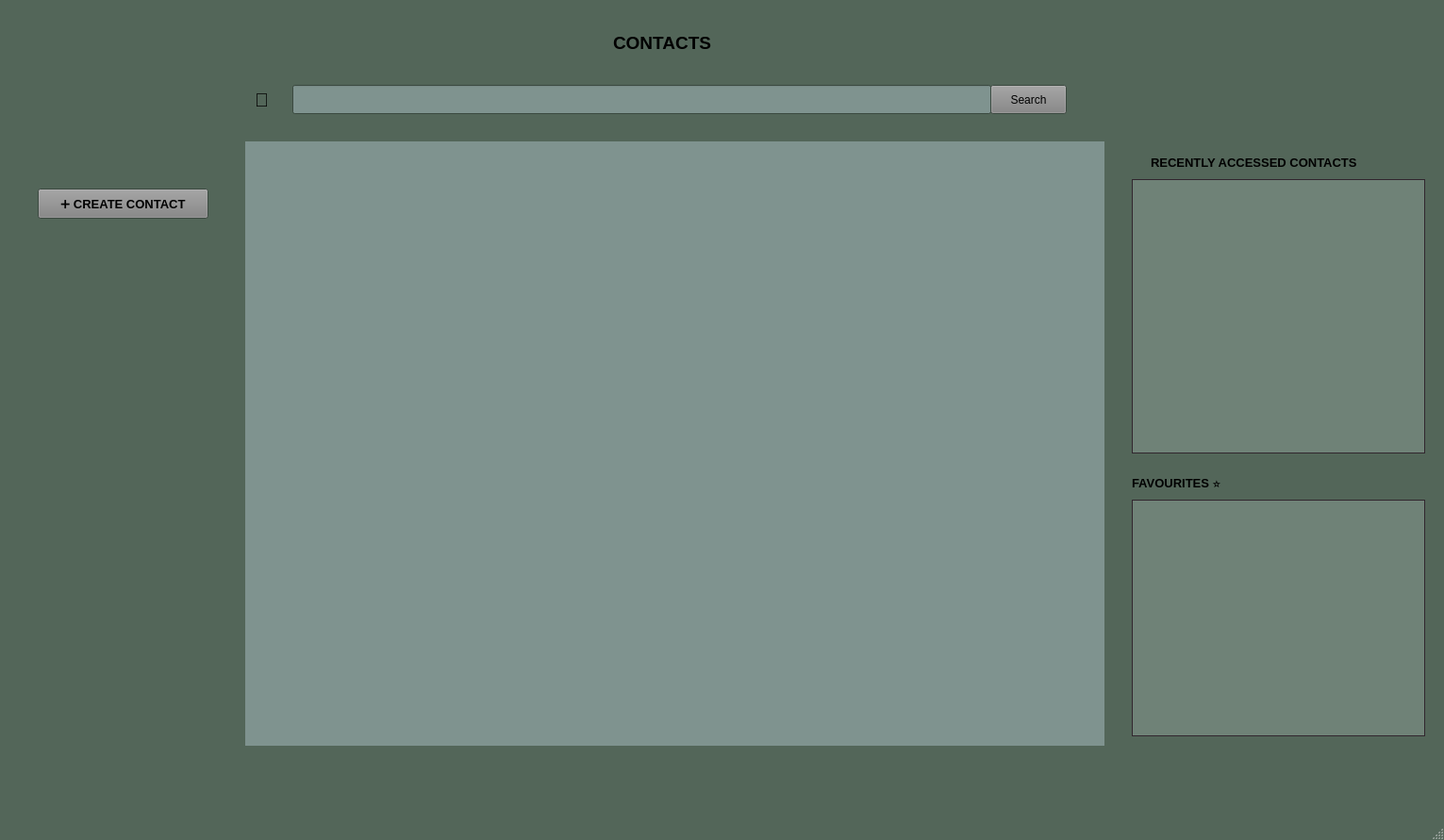
<?xml version="1.0" encoding="UTF-8"?>
<ui version="4.0">
 <class>MainWindow</class>
 <widget class="QMainWindow" name="MainWindow">
  <property name="geometry">
   <rect>
    <x>0</x>
    <y>0</y>
    <width>1531</width>
    <height>891</height>
   </rect>
  </property>
  <property name="palette">
   <palette>
    <active>
     <colorrole role="Window">
      <brush brushstyle="SolidPattern">
       <color alpha="255">
        <red>83</red>
        <green>102</green>
        <blue>89</blue>
       </color>
      </brush>
     </colorrole>
    </active>
    <inactive>
     <colorrole role="Window">
      <brush brushstyle="SolidPattern">
       <color alpha="255">
        <red>83</red>
        <green>102</green>
        <blue>89</blue>
       </color>
      </brush>
     </colorrole>
    </inactive>
    <disabled>
     <colorrole role="Base">
      <brush brushstyle="SolidPattern">
       <color alpha="255">
        <red>83</red>
        <green>102</green>
        <blue>89</blue>
       </color>
      </brush>
     </colorrole>
     <colorrole role="Window">
      <brush brushstyle="SolidPattern">
       <color alpha="255">
        <red>83</red>
        <green>102</green>
        <blue>89</blue>
       </color>
      </brush>
     </colorrole>
    </disabled>
   </palette>
  </property>
  <property name="windowTitle">
   <string>MainWindow</string>
  </property>
  <widget class="QWidget" name="centralwidget">
   <widget class="QTableView" name="recentlyAccessedContacts">
    <property name="geometry">
     <rect>
      <x>1200</x>
      <y>190</y>
      <width>311</width>
      <height>291</height>
     </rect>
    </property>
    <property name="palette">
     <palette>
      <active>
       <colorrole role="WindowText">
        <brush brushstyle="SolidPattern">
         <color alpha="255">
          <red>255</red>
          <green>255</green>
          <blue>255</blue>
         </color>
        </brush>
       </colorrole>
       <colorrole role="Button">
        <brush brushstyle="SolidPattern">
         <color alpha="255">
          <red>130</red>
          <green>130</green>
          <blue>130</blue>
         </color>
        </brush>
       </colorrole>
       <colorrole role="ButtonText">
        <brush brushstyle="SolidPattern">
         <color alpha="255">
          <red>255</red>
          <green>255</green>
          <blue>255</blue>
         </color>
        </brush>
       </colorrole>
       <colorrole role="Base">
        <brush brushstyle="SolidPattern">
         <color alpha="255">
          <red>111</red>
          <green>130</green>
          <blue>119</blue>
         </color>
        </brush>
       </colorrole>
       <colorrole role="Window">
        <brush brushstyle="SolidPattern">
         <color alpha="255">
          <red>64</red>
          <green>49</green>
          <blue>59</blue>
         </color>
        </brush>
       </colorrole>
      </active>
      <inactive>
       <colorrole role="WindowText">
        <brush brushstyle="SolidPattern">
         <color alpha="255">
          <red>255</red>
          <green>255</green>
          <blue>255</blue>
         </color>
        </brush>
       </colorrole>
       <colorrole role="Button">
        <brush brushstyle="SolidPattern">
         <color alpha="255">
          <red>130</red>
          <green>130</green>
          <blue>130</blue>
         </color>
        </brush>
       </colorrole>
       <colorrole role="ButtonText">
        <brush brushstyle="SolidPattern">
         <color alpha="255">
          <red>255</red>
          <green>255</green>
          <blue>255</blue>
         </color>
        </brush>
       </colorrole>
       <colorrole role="Base">
        <brush brushstyle="SolidPattern">
         <color alpha="255">
          <red>111</red>
          <green>130</green>
          <blue>119</blue>
         </color>
        </brush>
       </colorrole>
       <colorrole role="Window">
        <brush brushstyle="SolidPattern">
         <color alpha="255">
          <red>64</red>
          <green>49</green>
          <blue>59</blue>
         </color>
        </brush>
       </colorrole>
      </inactive>
      <disabled>
       <colorrole role="Button">
        <brush brushstyle="SolidPattern">
         <color alpha="255">
          <red>130</red>
          <green>130</green>
          <blue>130</blue>
         </color>
        </brush>
       </colorrole>
       <colorrole role="Base">
        <brush brushstyle="SolidPattern">
         <color alpha="255">
          <red>64</red>
          <green>49</green>
          <blue>59</blue>
         </color>
        </brush>
       </colorrole>
       <colorrole role="Window">
        <brush brushstyle="SolidPattern">
         <color alpha="255">
          <red>64</red>
          <green>49</green>
          <blue>59</blue>
         </color>
        </brush>
       </colorrole>
      </disabled>
     </palette>
    </property>
   </widget>
   <widget class="QPushButton" name="newContact">
    <property name="geometry">
     <rect>
      <x>40</x>
      <y>200</y>
      <width>181</width>
      <height>32</height>
     </rect>
    </property>
    <property name="palette">
     <palette>
      <active>
       <colorrole role="Button">
        <brush brushstyle="SolidPattern">
         <color alpha="255">
          <red>130</red>
          <green>130</green>
          <blue>130</blue>
         </color>
        </brush>
       </colorrole>
      </active>
      <inactive>
       <colorrole role="Button">
        <brush brushstyle="SolidPattern">
         <color alpha="255">
          <red>130</red>
          <green>130</green>
          <blue>130</blue>
         </color>
        </brush>
       </colorrole>
      </inactive>
      <disabled>
       <colorrole role="Button">
        <brush brushstyle="SolidPattern">
         <color alpha="255">
          <red>130</red>
          <green>130</green>
          <blue>130</blue>
         </color>
        </brush>
       </colorrole>
      </disabled>
     </palette>
    </property>
    <property name="font">
     <font>
      <pointsize>10</pointsize>
      <bold>true</bold>
     </font>
    </property>
    <property name="text">
     <string>➕ CREATE CONTACT</string>
    </property>
   </widget>
   <widget class="QTableView" name="tableView">
    <property name="geometry">
     <rect>
      <x>260</x>
      <y>150</y>
      <width>911</width>
      <height>641</height>
     </rect>
    </property>
    <property name="palette">
     <palette>
      <active>
       <colorrole role="WindowText">
        <brush brushstyle="SolidPattern">
         <color alpha="255">
          <red>31</red>
          <green>31</green>
          <blue>31</blue>
         </color>
        </brush>
       </colorrole>
       <colorrole role="Button">
        <brush brushstyle="SolidPattern">
         <color alpha="255">
          <red>114</red>
          <green>68</green>
          <blue>71</blue>
         </color>
        </brush>
       </colorrole>
       <colorrole role="Light">
        <brush brushstyle="SolidPattern">
         <color alpha="255">
          <red>100</red>
          <green>69</green>
          <blue>77</blue>
         </color>
        </brush>
       </colorrole>
       <colorrole role="Midlight">
        <brush brushstyle="SolidPattern">
         <color alpha="255">
          <red>100</red>
          <green>69</green>
          <blue>77</blue>
         </color>
        </brush>
       </colorrole>
       <colorrole role="Dark">
        <brush brushstyle="SolidPattern">
         <color alpha="255">
          <red>100</red>
          <green>69</green>
          <blue>77</blue>
         </color>
        </brush>
       </colorrole>
       <colorrole role="Mid">
        <brush brushstyle="SolidPattern">
         <color alpha="255">
          <red>100</red>
          <green>69</green>
          <blue>77</blue>
         </color>
        </brush>
       </colorrole>
       <colorrole role="Text">
        <brush brushstyle="SolidPattern">
         <color alpha="255">
          <red>0</red>
          <green>0</green>
          <blue>0</blue>
         </color>
        </brush>
       </colorrole>
       <colorrole role="ButtonText">
        <brush brushstyle="SolidPattern">
         <color alpha="255">
          <red>0</red>
          <green>0</green>
          <blue>0</blue>
         </color>
        </brush>
       </colorrole>
       <colorrole role="Base">
        <brush brushstyle="SolidPattern">
         <color alpha="255">
          <red>127</red>
          <green>147</green>
          <blue>143</blue>
         </color>
        </brush>
       </colorrole>
       <colorrole role="HighlightedText">
        <brush brushstyle="SolidPattern">
         <color alpha="255">
          <red>100</red>
          <green>69</green>
          <blue>77</blue>
         </color>
        </brush>
       </colorrole>
       <colorrole role="AlternateBase">
        <brush brushstyle="SolidPattern">
         <color alpha="255">
          <red>100</red>
          <green>69</green>
          <blue>77</blue>
         </color>
        </brush>
       </colorrole>
       <colorrole role="ToolTipBase">
        <brush brushstyle="SolidPattern">
         <color alpha="255">
          <red>100</red>
          <green>69</green>
          <blue>77</blue>
         </color>
        </brush>
       </colorrole>
      </active>
      <inactive>
       <colorrole role="WindowText">
        <brush brushstyle="SolidPattern">
         <color alpha="255">
          <red>31</red>
          <green>31</green>
          <blue>31</blue>
         </color>
        </brush>
       </colorrole>
       <colorrole role="Button">
        <brush brushstyle="SolidPattern">
         <color alpha="255">
          <red>114</red>
          <green>68</green>
          <blue>71</blue>
         </color>
        </brush>
       </colorrole>
       <colorrole role="Light">
        <brush brushstyle="SolidPattern">
         <color alpha="255">
          <red>100</red>
          <green>69</green>
          <blue>77</blue>
         </color>
        </brush>
       </colorrole>
       <colorrole role="Midlight">
        <brush brushstyle="SolidPattern">
         <color alpha="255">
          <red>100</red>
          <green>69</green>
          <blue>77</blue>
         </color>
        </brush>
       </colorrole>
       <colorrole role="Dark">
        <brush brushstyle="SolidPattern">
         <color alpha="255">
          <red>100</red>
          <green>69</green>
          <blue>77</blue>
         </color>
        </brush>
       </colorrole>
       <colorrole role="Mid">
        <brush brushstyle="SolidPattern">
         <color alpha="255">
          <red>100</red>
          <green>69</green>
          <blue>77</blue>
         </color>
        </brush>
       </colorrole>
       <colorrole role="Text">
        <brush brushstyle="SolidPattern">
         <color alpha="255">
          <red>0</red>
          <green>0</green>
          <blue>0</blue>
         </color>
        </brush>
       </colorrole>
       <colorrole role="ButtonText">
        <brush brushstyle="SolidPattern">
         <color alpha="255">
          <red>0</red>
          <green>0</green>
          <blue>0</blue>
         </color>
        </brush>
       </colorrole>
       <colorrole role="Base">
        <brush brushstyle="SolidPattern">
         <color alpha="255">
          <red>127</red>
          <green>147</green>
          <blue>143</blue>
         </color>
        </brush>
       </colorrole>
       <colorrole role="HighlightedText">
        <brush brushstyle="SolidPattern">
         <color alpha="255">
          <red>100</red>
          <green>69</green>
          <blue>77</blue>
         </color>
        </brush>
       </colorrole>
       <colorrole role="AlternateBase">
        <brush brushstyle="SolidPattern">
         <color alpha="255">
          <red>100</red>
          <green>69</green>
          <blue>77</blue>
         </color>
        </brush>
       </colorrole>
       <colorrole role="ToolTipBase">
        <brush brushstyle="SolidPattern">
         <color alpha="255">
          <red>100</red>
          <green>69</green>
          <blue>77</blue>
         </color>
        </brush>
       </colorrole>
      </inactive>
      <disabled>
       <colorrole role="WindowText">
        <brush brushstyle="SolidPattern">
         <color alpha="255">
          <red>100</red>
          <green>69</green>
          <blue>77</blue>
         </color>
        </brush>
       </colorrole>
       <colorrole role="Button">
        <brush brushstyle="SolidPattern">
         <color alpha="255">
          <red>114</red>
          <green>68</green>
          <blue>71</blue>
         </color>
        </brush>
       </colorrole>
       <colorrole role="Light">
        <brush brushstyle="SolidPattern">
         <color alpha="255">
          <red>100</red>
          <green>69</green>
          <blue>77</blue>
         </color>
        </brush>
       </colorrole>
       <colorrole role="Midlight">
        <brush brushstyle="SolidPattern">
         <color alpha="255">
          <red>100</red>
          <green>69</green>
          <blue>77</blue>
         </color>
        </brush>
       </colorrole>
       <colorrole role="Dark">
        <brush brushstyle="SolidPattern">
         <color alpha="255">
          <red>100</red>
          <green>69</green>
          <blue>77</blue>
         </color>
        </brush>
       </colorrole>
       <colorrole role="Mid">
        <brush brushstyle="SolidPattern">
         <color alpha="255">
          <red>100</red>
          <green>69</green>
          <blue>77</blue>
         </color>
        </brush>
       </colorrole>
       <colorrole role="Text">
        <brush brushstyle="SolidPattern">
         <color alpha="255">
          <red>100</red>
          <green>69</green>
          <blue>77</blue>
         </color>
        </brush>
       </colorrole>
       <colorrole role="ButtonText">
        <brush brushstyle="SolidPattern">
         <color alpha="255">
          <red>100</red>
          <green>69</green>
          <blue>77</blue>
         </color>
        </brush>
       </colorrole>
       <colorrole role="HighlightedText">
        <brush brushstyle="SolidPattern">
         <color alpha="255">
          <red>100</red>
          <green>69</green>
          <blue>77</blue>
         </color>
        </brush>
       </colorrole>
       <colorrole role="AlternateBase">
        <brush brushstyle="SolidPattern">
         <color alpha="255">
          <red>100</red>
          <green>69</green>
          <blue>77</blue>
         </color>
        </brush>
       </colorrole>
       <colorrole role="ToolTipBase">
        <brush brushstyle="SolidPattern">
         <color alpha="255">
          <red>100</red>
          <green>69</green>
          <blue>77</blue>
         </color>
        </brush>
       </colorrole>
      </disabled>
     </palette>
    </property>
    <property name="font">
     <font>
      <pointsize>11</pointsize>
      <bold>false</bold>
      <kerning>true</kerning>
     </font>
    </property>
    <property name="autoFillBackground">
     <bool>true</bool>
    </property>
    <property name="frameShape">
     <enum>QFrame::NoFrame</enum>
    </property>
    <property name="frameShadow">
     <enum>QFrame::Plain</enum>
    </property>
    <property name="lineWidth">
     <number>0</number>
    </property>
    <property name="midLineWidth">
     <number>0</number>
    </property>
    <property name="editTriggers">
     <set>QAbstractItemView::NoEditTriggers</set>
    </property>
    <property name="gridStyle">
     <enum>Qt::DashDotLine</enum>
    </property>
    <property name="cornerButtonEnabled">
     <bool>false</bool>
    </property>
   </widget>
   <widget class="QLabel" name="Title">
    <property name="geometry">
     <rect>
      <x>650</x>
      <y>30</y>
      <width>121</width>
      <height>31</height>
     </rect>
    </property>
    <property name="palette">
     <palette>
      <active>
       <colorrole role="WindowText">
        <brush brushstyle="SolidPattern">
         <color alpha="255">
          <red>0</red>
          <green>0</green>
          <blue>0</blue>
         </color>
        </brush>
       </colorrole>
       <colorrole role="ButtonText">
        <brush brushstyle="SolidPattern">
         <color alpha="255">
          <red>255</red>
          <green>255</green>
          <blue>255</blue>
         </color>
        </brush>
       </colorrole>
       <colorrole role="Base">
        <brush brushstyle="SolidPattern">
         <color alpha="255">
          <red>255</red>
          <green>255</green>
          <blue>255</blue>
         </color>
        </brush>
       </colorrole>
      </active>
      <inactive>
       <colorrole role="WindowText">
        <brush brushstyle="SolidPattern">
         <color alpha="255">
          <red>0</red>
          <green>0</green>
          <blue>0</blue>
         </color>
        </brush>
       </colorrole>
       <colorrole role="ButtonText">
        <brush brushstyle="SolidPattern">
         <color alpha="255">
          <red>255</red>
          <green>255</green>
          <blue>255</blue>
         </color>
        </brush>
       </colorrole>
       <colorrole role="Base">
        <brush brushstyle="SolidPattern">
         <color alpha="255">
          <red>255</red>
          <green>255</green>
          <blue>255</blue>
         </color>
        </brush>
       </colorrole>
      </inactive>
      <disabled/>
     </palette>
    </property>
    <property name="font">
     <font>
      <pointsize>14</pointsize>
      <bold>true</bold>
     </font>
    </property>
    <property name="text">
     <string>CONTACTS</string>
    </property>
    <property name="scaledContents">
     <bool>false</bool>
    </property>
   </widget>
   <widget class="QPushButton" name="search">
    <property name="geometry">
     <rect>
      <x>1050</x>
      <y>90</y>
      <width>81</width>
      <height>31</height>
     </rect>
    </property>
    <property name="palette">
     <palette>
      <active>
       <colorrole role="Button">
        <brush brushstyle="SolidPattern">
         <color alpha="255">
          <red>130</red>
          <green>130</green>
          <blue>130</blue>
         </color>
        </brush>
       </colorrole>
      </active>
      <inactive>
       <colorrole role="Button">
        <brush brushstyle="SolidPattern">
         <color alpha="255">
          <red>130</red>
          <green>130</green>
          <blue>130</blue>
         </color>
        </brush>
       </colorrole>
      </inactive>
      <disabled>
       <colorrole role="Button">
        <brush brushstyle="SolidPattern">
         <color alpha="255">
          <red>130</red>
          <green>130</green>
          <blue>130</blue>
         </color>
        </brush>
       </colorrole>
      </disabled>
     </palette>
    </property>
    <property name="text">
     <string>Search</string>
    </property>
   </widget>
   <widget class="QLabel" name="searchSymbol">
    <property name="geometry">
     <rect>
      <x>270</x>
      <y>90</y>
      <width>31</width>
      <height>31</height>
     </rect>
    </property>
    <property name="minimumSize">
     <size>
      <width>0</width>
      <height>20</height>
     </size>
    </property>
    <property name="font">
     <font>
      <pointsize>15</pointsize>
      <bold>false</bold>
     </font>
    </property>
    <property name="text">
     <string>🔎</string>
    </property>
    <property name="textFormat">
     <enum>Qt::PlainText</enum>
    </property>
   </widget>
   <widget class="QLabel" name="recentlyAccessedLabel_2">
    <property name="geometry">
     <rect>
      <x>1200</x>
      <y>500</y>
      <width>131</width>
      <height>24</height>
     </rect>
    </property>
    <property name="palette">
     <palette>
      <active>
       <colorrole role="WindowText">
        <brush brushstyle="SolidPattern">
         <color alpha="255">
          <red>0</red>
          <green>0</green>
          <blue>0</blue>
         </color>
        </brush>
       </colorrole>
       <colorrole role="ButtonText">
        <brush brushstyle="SolidPattern">
         <color alpha="255">
          <red>255</red>
          <green>255</green>
          <blue>255</blue>
         </color>
        </brush>
       </colorrole>
       <colorrole role="Base">
        <brush brushstyle="SolidPattern">
         <color alpha="255">
          <red>255</red>
          <green>255</green>
          <blue>255</blue>
         </color>
        </brush>
       </colorrole>
      </active>
      <inactive>
       <colorrole role="WindowText">
        <brush brushstyle="SolidPattern">
         <color alpha="255">
          <red>0</red>
          <green>0</green>
          <blue>0</blue>
         </color>
        </brush>
       </colorrole>
       <colorrole role="ButtonText">
        <brush brushstyle="SolidPattern">
         <color alpha="255">
          <red>255</red>
          <green>255</green>
          <blue>255</blue>
         </color>
        </brush>
       </colorrole>
       <colorrole role="Base">
        <brush brushstyle="SolidPattern">
         <color alpha="255">
          <red>255</red>
          <green>255</green>
          <blue>255</blue>
         </color>
        </brush>
       </colorrole>
      </inactive>
      <disabled/>
     </palette>
    </property>
    <property name="font">
     <font>
      <pointsize>10</pointsize>
      <bold>true</bold>
     </font>
    </property>
    <property name="text">
     <string>FAVOURITES ⭐</string>
    </property>
   </widget>
   <widget class="QPushButton" name="showAllContacts">
    <property name="geometry">
     <rect>
      <x>260</x>
      <y>150</y>
      <width>31</width>
      <height>16</height>
     </rect>
    </property>
    <property name="palette">
     <palette>
      <active>
       <colorrole role="WindowText">
        <brush brushstyle="SolidPattern">
         <color alpha="255">
          <red>102</red>
          <green>66</green>
          <blue>67</blue>
         </color>
        </brush>
       </colorrole>
       <colorrole role="Button">
        <brush brushstyle="SolidPattern">
         <color alpha="255">
          <red>130</red>
          <green>130</green>
          <blue>130</blue>
         </color>
        </brush>
       </colorrole>
       <colorrole role="Text">
        <brush brushstyle="SolidPattern">
         <color alpha="255">
          <red>102</red>
          <green>66</green>
          <blue>67</blue>
         </color>
        </brush>
       </colorrole>
       <colorrole role="ButtonText">
        <brush brushstyle="SolidPattern">
         <color alpha="255">
          <red>102</red>
          <green>66</green>
          <blue>67</blue>
         </color>
        </brush>
       </colorrole>
       <colorrole role="Base">
        <brush brushstyle="SolidPattern">
         <color alpha="255">
          <red>160</red>
          <green>149</green>
          <blue>165</blue>
         </color>
        </brush>
       </colorrole>
       <colorrole role="HighlightedText">
        <brush brushstyle="SolidPattern">
         <color alpha="255">
          <red>102</red>
          <green>66</green>
          <blue>67</blue>
         </color>
        </brush>
       </colorrole>
      </active>
      <inactive>
       <colorrole role="WindowText">
        <brush brushstyle="SolidPattern">
         <color alpha="255">
          <red>102</red>
          <green>66</green>
          <blue>67</blue>
         </color>
        </brush>
       </colorrole>
       <colorrole role="Button">
        <brush brushstyle="SolidPattern">
         <color alpha="255">
          <red>130</red>
          <green>130</green>
          <blue>130</blue>
         </color>
        </brush>
       </colorrole>
       <colorrole role="Text">
        <brush brushstyle="SolidPattern">
         <color alpha="255">
          <red>102</red>
          <green>66</green>
          <blue>67</blue>
         </color>
        </brush>
       </colorrole>
       <colorrole role="ButtonText">
        <brush brushstyle="SolidPattern">
         <color alpha="255">
          <red>102</red>
          <green>66</green>
          <blue>67</blue>
         </color>
        </brush>
       </colorrole>
       <colorrole role="Base">
        <brush brushstyle="SolidPattern">
         <color alpha="255">
          <red>160</red>
          <green>149</green>
          <blue>165</blue>
         </color>
        </brush>
       </colorrole>
       <colorrole role="HighlightedText">
        <brush brushstyle="SolidPattern">
         <color alpha="255">
          <red>102</red>
          <green>66</green>
          <blue>67</blue>
         </color>
        </brush>
       </colorrole>
      </inactive>
      <disabled>
       <colorrole role="Button">
        <brush brushstyle="SolidPattern">
         <color alpha="255">
          <red>130</red>
          <green>130</green>
          <blue>130</blue>
         </color>
        </brush>
       </colorrole>
       <colorrole role="HighlightedText">
        <brush brushstyle="SolidPattern">
         <color alpha="255">
          <red>102</red>
          <green>66</green>
          <blue>67</blue>
         </color>
        </brush>
       </colorrole>
      </disabled>
     </palette>
    </property>
    <property name="font">
     <font>
      <pointsize>7</pointsize>
     </font>
    </property>
    <property name="text">
     <string/>
    </property>
   </widget>
   <widget class="QTableView" name="favouriteContactsTable">
    <property name="geometry">
     <rect>
      <x>1200</x>
      <y>530</y>
      <width>311</width>
      <height>251</height>
     </rect>
    </property>
    <property name="palette">
     <palette>
      <active>
       <colorrole role="WindowText">
        <brush brushstyle="SolidPattern">
         <color alpha="255">
          <red>255</red>
          <green>255</green>
          <blue>255</blue>
         </color>
        </brush>
       </colorrole>
       <colorrole role="Button">
        <brush brushstyle="SolidPattern">
         <color alpha="255">
          <red>130</red>
          <green>130</green>
          <blue>130</blue>
         </color>
        </brush>
       </colorrole>
       <colorrole role="BrightText">
        <brush brushstyle="SolidPattern">
         <color alpha="255">
          <red>0</red>
          <green>0</green>
          <blue>0</blue>
         </color>
        </brush>
       </colorrole>
       <colorrole role="ButtonText">
        <brush brushstyle="SolidPattern">
         <color alpha="255">
          <red>0</red>
          <green>0</green>
          <blue>0</blue>
         </color>
        </brush>
       </colorrole>
       <colorrole role="Base">
        <brush brushstyle="SolidPattern">
         <color alpha="255">
          <red>111</red>
          <green>130</green>
          <blue>119</blue>
         </color>
        </brush>
       </colorrole>
       <colorrole role="Window">
        <brush brushstyle="SolidPattern">
         <color alpha="255">
          <red>64</red>
          <green>49</green>
          <blue>59</blue>
         </color>
        </brush>
       </colorrole>
       <colorrole role="HighlightedText">
        <brush brushstyle="SolidPattern">
         <color alpha="255">
          <red>0</red>
          <green>0</green>
          <blue>0</blue>
         </color>
        </brush>
       </colorrole>
      </active>
      <inactive>
       <colorrole role="WindowText">
        <brush brushstyle="SolidPattern">
         <color alpha="255">
          <red>255</red>
          <green>255</green>
          <blue>255</blue>
         </color>
        </brush>
       </colorrole>
       <colorrole role="Button">
        <brush brushstyle="SolidPattern">
         <color alpha="255">
          <red>130</red>
          <green>130</green>
          <blue>130</blue>
         </color>
        </brush>
       </colorrole>
       <colorrole role="BrightText">
        <brush brushstyle="SolidPattern">
         <color alpha="255">
          <red>0</red>
          <green>0</green>
          <blue>0</blue>
         </color>
        </brush>
       </colorrole>
       <colorrole role="ButtonText">
        <brush brushstyle="SolidPattern">
         <color alpha="255">
          <red>0</red>
          <green>0</green>
          <blue>0</blue>
         </color>
        </brush>
       </colorrole>
       <colorrole role="Base">
        <brush brushstyle="SolidPattern">
         <color alpha="255">
          <red>111</red>
          <green>130</green>
          <blue>119</blue>
         </color>
        </brush>
       </colorrole>
       <colorrole role="Window">
        <brush brushstyle="SolidPattern">
         <color alpha="255">
          <red>64</red>
          <green>49</green>
          <blue>59</blue>
         </color>
        </brush>
       </colorrole>
       <colorrole role="HighlightedText">
        <brush brushstyle="SolidPattern">
         <color alpha="255">
          <red>0</red>
          <green>0</green>
          <blue>0</blue>
         </color>
        </brush>
       </colorrole>
      </inactive>
      <disabled>
       <colorrole role="Button">
        <brush brushstyle="SolidPattern">
         <color alpha="255">
          <red>130</red>
          <green>130</green>
          <blue>130</blue>
         </color>
        </brush>
       </colorrole>
       <colorrole role="BrightText">
        <brush brushstyle="SolidPattern">
         <color alpha="255">
          <red>0</red>
          <green>0</green>
          <blue>0</blue>
         </color>
        </brush>
       </colorrole>
       <colorrole role="Base">
        <brush brushstyle="SolidPattern">
         <color alpha="255">
          <red>64</red>
          <green>49</green>
          <blue>59</blue>
         </color>
        </brush>
       </colorrole>
       <colorrole role="Window">
        <brush brushstyle="SolidPattern">
         <color alpha="255">
          <red>64</red>
          <green>49</green>
          <blue>59</blue>
         </color>
        </brush>
       </colorrole>
       <colorrole role="HighlightedText">
        <brush brushstyle="SolidPattern">
         <color alpha="255">
          <red>0</red>
          <green>0</green>
          <blue>0</blue>
         </color>
        </brush>
       </colorrole>
      </disabled>
     </palette>
    </property>
   </widget>
   <widget class="QLabel" name="recentlyAccessedLabel">
    <property name="geometry">
     <rect>
      <x>1220</x>
      <y>160</y>
      <width>271</width>
      <height>24</height>
     </rect>
    </property>
    <property name="palette">
     <palette>
      <active>
       <colorrole role="WindowText">
        <brush brushstyle="SolidPattern">
         <color alpha="255">
          <red>0</red>
          <green>0</green>
          <blue>0</blue>
         </color>
        </brush>
       </colorrole>
       <colorrole role="ButtonText">
        <brush brushstyle="SolidPattern">
         <color alpha="255">
          <red>255</red>
          <green>255</green>
          <blue>255</blue>
         </color>
        </brush>
       </colorrole>
       <colorrole role="Base">
        <brush brushstyle="SolidPattern">
         <color alpha="255">
          <red>255</red>
          <green>255</green>
          <blue>255</blue>
         </color>
        </brush>
       </colorrole>
      </active>
      <inactive>
       <colorrole role="WindowText">
        <brush brushstyle="SolidPattern">
         <color alpha="255">
          <red>0</red>
          <green>0</green>
          <blue>0</blue>
         </color>
        </brush>
       </colorrole>
       <colorrole role="ButtonText">
        <brush brushstyle="SolidPattern">
         <color alpha="255">
          <red>255</red>
          <green>255</green>
          <blue>255</blue>
         </color>
        </brush>
       </colorrole>
       <colorrole role="Base">
        <brush brushstyle="SolidPattern">
         <color alpha="255">
          <red>255</red>
          <green>255</green>
          <blue>255</blue>
         </color>
        </brush>
       </colorrole>
      </inactive>
      <disabled/>
     </palette>
    </property>
    <property name="font">
     <font>
      <pointsize>10</pointsize>
      <bold>true</bold>
     </font>
    </property>
    <property name="text">
     <string>RECENTLY ACCESSED CONTACTS</string>
    </property>
   </widget>
   <widget class="QLineEdit" name="searchName">
    <property name="geometry">
     <rect>
      <x>310</x>
      <y>90</y>
      <width>741</width>
      <height>31</height>
     </rect>
    </property>
    <property name="palette">
     <palette>
      <active>
       <colorrole role="Text">
        <brush brushstyle="SolidPattern">
         <color alpha="255">
          <red>0</red>
          <green>0</green>
          <blue>0</blue>
         </color>
        </brush>
       </colorrole>
       <colorrole role="Base">
        <brush brushstyle="SolidPattern">
         <color alpha="255">
          <red>127</red>
          <green>147</green>
          <blue>143</blue>
         </color>
        </brush>
       </colorrole>
      </active>
      <inactive>
       <colorrole role="Text">
        <brush brushstyle="SolidPattern">
         <color alpha="255">
          <red>0</red>
          <green>0</green>
          <blue>0</blue>
         </color>
        </brush>
       </colorrole>
       <colorrole role="Base">
        <brush brushstyle="SolidPattern">
         <color alpha="255">
          <red>127</red>
          <green>147</green>
          <blue>143</blue>
         </color>
        </brush>
       </colorrole>
      </inactive>
      <disabled/>
     </palette>
    </property>
   </widget>
   <zorder>showAllContacts</zorder>
   <zorder>recentlyAccessedContacts</zorder>
   <zorder>newContact</zorder>
   <zorder>tableView</zorder>
   <zorder>Title</zorder>
   <zorder>search</zorder>
   <zorder>searchSymbol</zorder>
   <zorder>recentlyAccessedLabel_2</zorder>
   <zorder>favouriteContactsTable</zorder>
   <zorder>recentlyAccessedLabel</zorder>
   <zorder>searchName</zorder>
  </widget>
  <widget class="QMenuBar" name="menubar">
   <property name="geometry">
    <rect>
     <x>0</x>
     <y>0</y>
     <width>1531</width>
     <height>25</height>
    </rect>
   </property>
  </widget>
  <widget class="QStatusBar" name="statusbar"/>
 </widget>
 <resources/>
 <connections/>
</ui>
